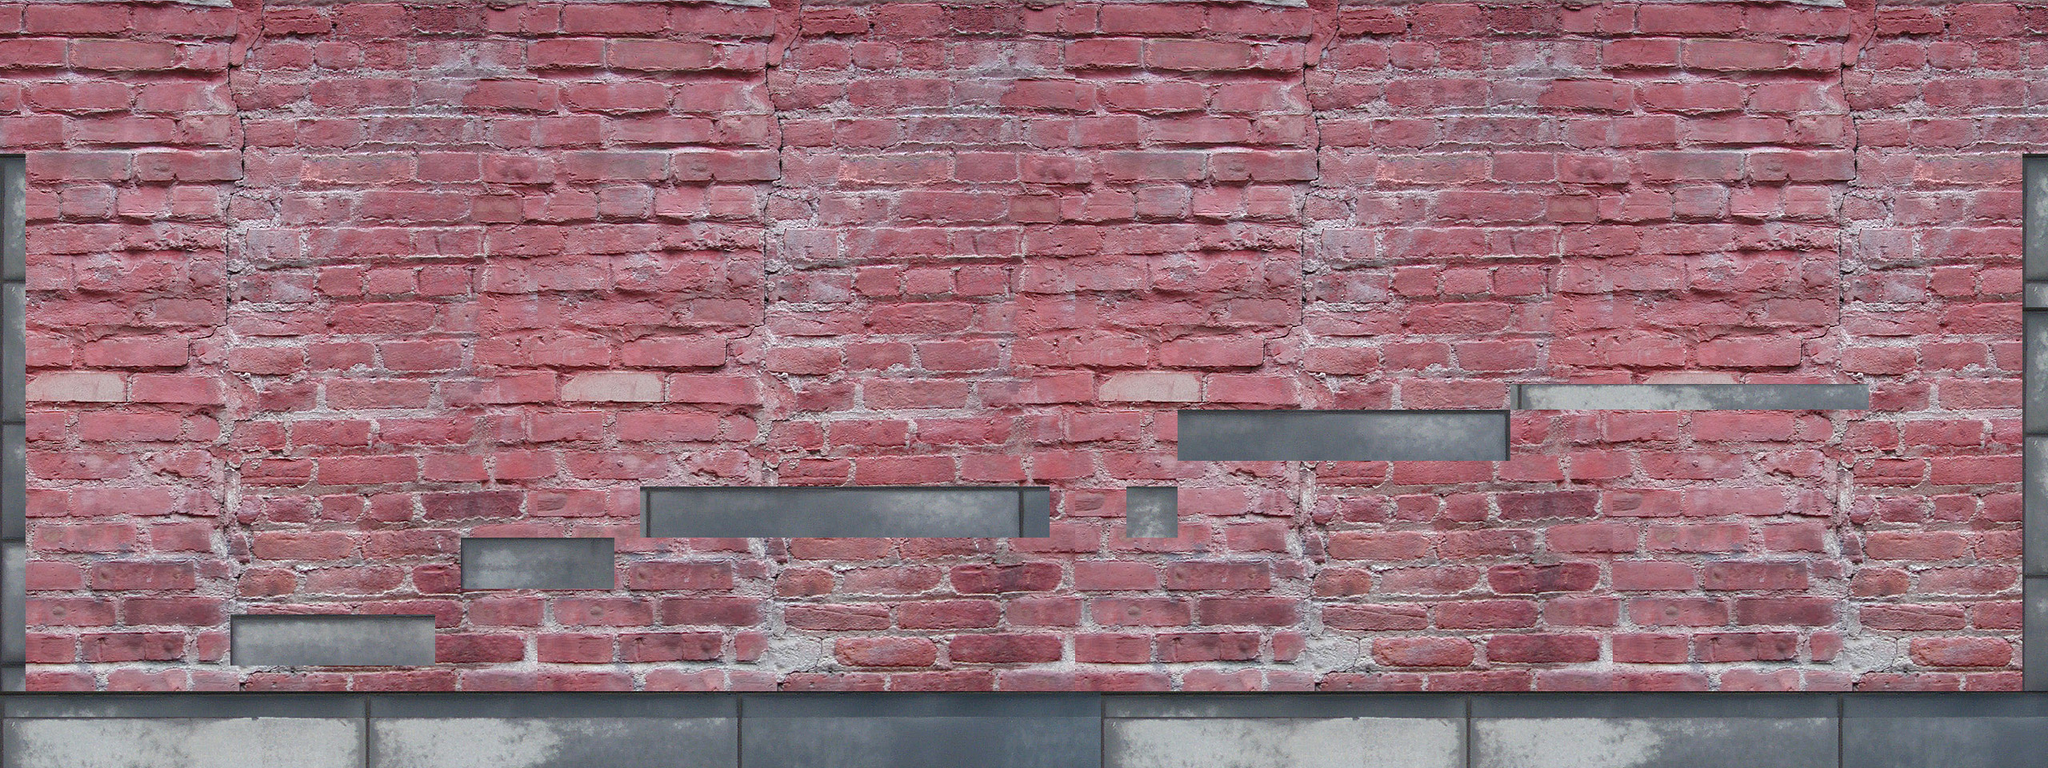

The image is a tile-based game level rendered from a .tmx file. Its description and source (layers, tilesets, objects; grid data summarised) follow:
An orthogonal 80x30 tile map with 32x32 px tiles, 2 tile layers (background, platforms), 2 tilesets and 9 objects (7x RectangleMapObject, Rectangle).

<map version="1.0" tiledversion="1.0.3" orientation="orthogonal" renderorder="right-down" width="80" height="30" tilewidth="32" tileheight="32" backgroundcolor="#9684e6" nextobjectid="20">
 <tileset firstgid="1" name="bricks" tilewidth="32" tileheight="32" tilecount="630" columns="21">
  <image source="Tiles/bricks_02.jpg" width="700" height="970" />
 </tileset>
 <tileset firstgid="631" name="metal" tilewidth="32" tileheight="32" tilecount="1032" columns="43">
  <image source="Tiles/metal_06.jpg" width="1400" height="798" />
 </tileset>
 <layer name="background" width="80" height="30">
  <data>[2400 cells, 2400 non-empty, 630 distinct tile ids]</data>
 </layer>
 <layer name="platforms" width="80" height="30">
  <data>[2400 cells, 386 non-empty, 208 distinct tile ids]</data>
 </layer>
 <objectgroup name="physics" offsetx="-1" offsety="-1">
  <object id="2" name="platform_2" type="RectangleMapObject" x="575.647" y="673.941" width="189.196" height="63">
   <properties>
    <property name="material" value="ice" />
   </properties>
  </object>
  <object id="4" name="platform_3" type="RectangleMapObject" x="799.078" y="608.686" width="515.059" height="63">
   <properties>
    <property name="material" value="ice" />
   </properties>
  </object>
  <object id="5" name="platform_4" type="Rectangle" x="1407.33" y="607.176" width="63.3529" height="61">
   <properties>
    <property name="material" value="ice" />
   </properties>
  </object>
  <object id="8" name="platform_1" type="RectangleMapObject" x="290.843" y="766.804" width="250" height="66.2745" />
  <object id="9" name="platform_0" type="RectangleMapObject" x="1" y="863.843" width="2557.33" height="32">
   <properties>
    <property name="material" value="ice" />
   </properties>
  </object>
  <object id="10" name="leftWall" type="RectangleMapObject" x="5" y="195" width="25" height="700">
   <properties>
    <property name="material" value="ice" />
   </properties>
  </object>
  <object id="11" name="rightWall" type="RectangleMapObject" x="2527.5" y="195" width="25" height="700">
   <properties>
    <property name="material" value="ice" />
   </properties>
  </object>
  <object id="12" name="platform_3" type="RectangleMapObject" x="1475.02" y="507.324" width="412.314" height="63">
   <properties>
    <property name="material" value="ice" />
   </properties>
  </object>
  <object id="13" x="1889.63" y="482.569" width="447.059" height="29.8039">
   <properties>
    <property name="material" value="ice" />
   </properties>
  </object>
 </objectgroup>
</map>
